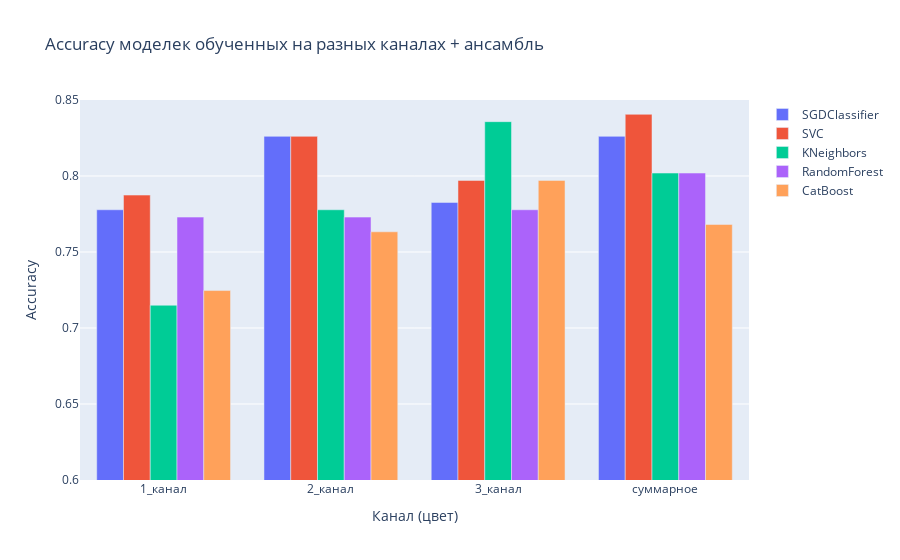

The notebook cell this image was saved under:
### Code cell
fig = go.Figure(data=[
    go.Bar(name='SGDClassifier', x=list(m_sgd.keys()), y=list(m_sgd.values())),
    go.Bar(name='SVC', x=list(m_svc.keys()), y=list(m_svc.values())),
    go.Bar(name='KNeighbors', x=list(m_kn.keys()), y=list(m_kn.values())),
    go.Bar(name='RandomForest', x=list(m_rf.keys()), y=list(m_rf.values())),
    go.Bar(name='CatBoost', x=list(m_cb.keys()), y=list(m_cb.values())),
])


fig.update_yaxes(title_text="Accuracy", range = (0.6,0.85))
fig.update_xaxes(title_text="Канал (цвет)")
fig.update_layout(title = 'Accuracy моделек обученных на разных каналах + ансамбль')
fig.show()

### Figure 1 — Plotly figure (JSON) as saved in the notebook; plotly's stock layout.template omitted (floating-point values rounded to 4 significant figures)
{"data": [{"name": "SGDClassifier", "type": "bar", "x": ["1_канал", "2_канал", "3_канал", "суммарное"], "y": [0.7778, 0.8261, 0.7826, 0.8261]}, {"name": "SVC", "type": "bar", "x": ["1_канал", "2_канал", "3_канал", "суммарное"], "y": [0.7874, 0.8261, 0.7971, 0.8406]}, {"name": "KNeighbors", "type": "bar", "x": ["1_канал", "2_канал", "3_канал", "суммарное"], "y": [0.715, 0.7778, 0.8357, 0.8019]}, {"name": "RandomForest", "type": "bar", "x": ["1_канал", "2_канал", "3_канал", "суммарное"], "y": [0.7729, 0.7729, 0.7778, 0.8019]}, {"name": "CatBoost", "type": "bar", "x": ["1_канал", "2_канал", "3_канал", "суммарное"], "y": [0.7246, 0.7633, 0.7971, 0.7681]}], "layout": {"title": {"text": "Accuracy моделек обученных на разных каналах + ансамбль"}, "xaxis": {"title": {"text": "Канал (цвет)"}}, "yaxis": {"range": [0.6, 0.85], "title": {"text": "Accuracy"}}}}
